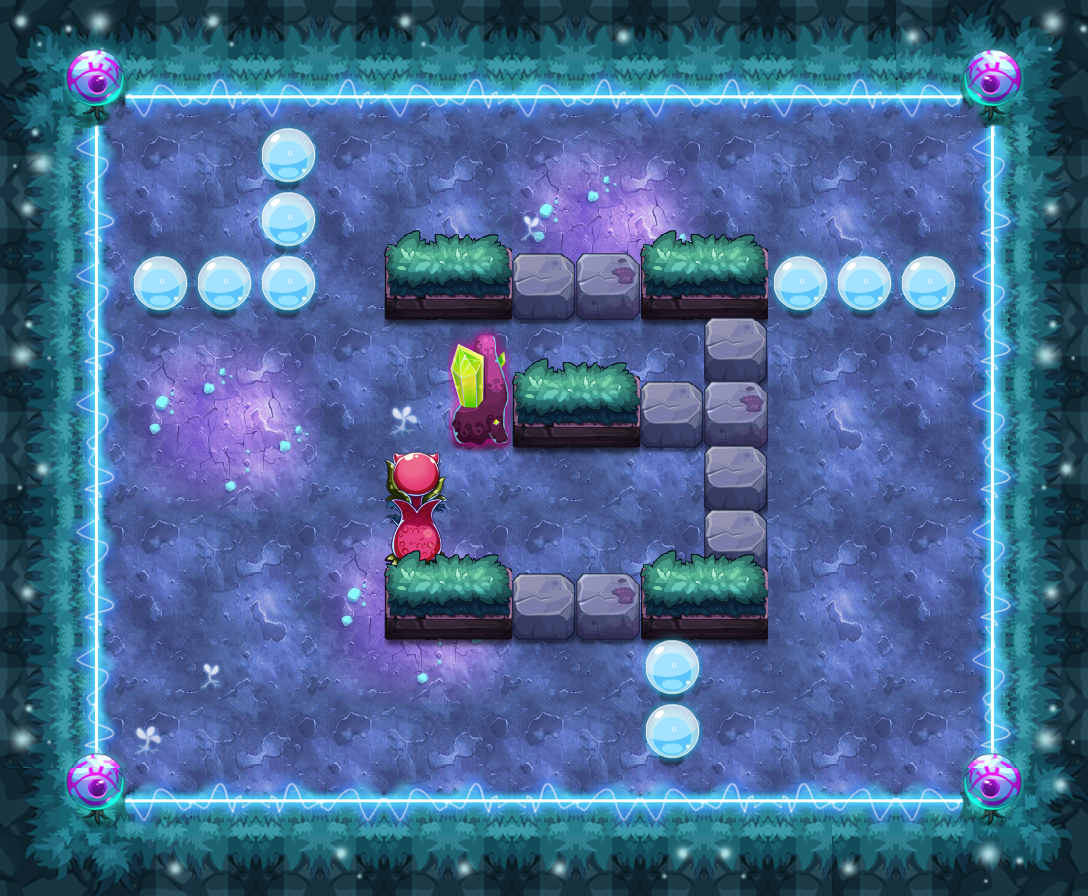

The image is a tile-based game level rendered from a .tmx file. Its description and source (layers, tilesets, objects; grid data summarised) follow:
An orthogonal 17x14 tile map with 64x64 px tiles, 17 tile layers (PASS, 块层 2, 块层 15, 块层 13, ...) and 14 objects (10x TRAP, 3x wljc3, PLAYER).

<map version="1.0" orientation="orthogonal" width="17" height="14" tilewidth="64" tileheight="64">
 <properties>
  <property name="DESTRY1" value="27" />
  <property name="DESTRY2" value="39" />
  <property name="DESTRY_COUNT" value="2" />
  <property name="EXP" value="1460" />
  <property name="FOG" value="true" />
  <property name="ITEM" value="D058" />
  <property name="LOSE_SCRIPT" value="" />
  <property name="MONEY" value="2190" />
  <property name="START_SCRIPT" value="" />
  <property name="WIN_SCRIPT" value="" />
 </properties>
 <tileset firstgid="1" name="ysmg" tilewidth="64" tileheight="64">
  <image source="ysmg-hd.png" width="960" height="1070" />
 </tileset>
 <layer name="PASS" width="17" height="14">
  <data>[238 cells, 141 non-empty, 10 distinct tile ids]</data>
 </layer>
 <layer name="块层 2" width="17" height="14">
  <data>[238 cells, 238 non-empty, 26 distinct tile ids]</data>
 </layer>
 <layer name="块层 15" width="17" height="14">
  <data>[238 cells, 35 non-empty, 6 distinct tile ids]</data>
 </layer>
 <layer name="块层 13" width="17" height="14">
  <data>[238 cells, 52 non-empty, 6 distinct tile ids]</data>
 </layer>
 <layer name="块层 3" width="17" height="14">
  <data>[238 cells, 24 non-empty, 6 distinct tile ids]</data>
 </layer>
 <layer name="块层 6" width="17" height="14">
  <data>[238 cells, 31 non-empty, 7 distinct tile ids]</data>
 </layer>
 <layer name="SHELTER 11" width="17" height="14">
  <data>[238 cells, 2 non-empty, 1 distinct tile ids]</data>
 </layer>
 <layer name="SHELTER 10" width="17" height="14">
  <data>[238 cells, 1 non-empty, 1 distinct tile ids]</data>
 </layer>
 <layer name="SHELTER 9" width="17" height="14">
  <data>[238 cells, 1 non-empty, 1 distinct tile ids]</data>
 </layer>
 <layer name="SHELTER 8" width="17" height="14">
  <data>[238 cells, 6 non-empty, 4 distinct tile ids]</data>
 </layer>
 <layer name="SHELTER 7" width="17" height="14">
  <data>[238 cells, 2 non-empty, 2 distinct tile ids]</data>
 </layer>
 <layer name="SHELTER 6" width="17" height="14">
  <data>[238 cells, 1 non-empty, 1 distinct tile ids]</data>
 </layer>
 <layer name="SHELTER 5" width="17" height="14">
  <data>[238 cells, 5 non-empty, 5 distinct tile ids]</data>
 </layer>
 <layer name="SHELTER 4" width="17" height="14">
  <data>[238 cells, 1 non-empty, 1 distinct tile ids]</data>
 </layer>
 <layer name="SHELTER 3" width="17" height="14">
  <data>[238 cells, 12 non-empty, 5 distinct tile ids]</data>
 </layer>
 <layer name="SHELTER 2" width="17" height="14">
  <data>[238 cells, 1 non-empty, 1 distinct tile ids]</data>
 </layer>
 <layer name="SHELTER 1" width="17" height="14">
  <data>[238 cells, 1 non-empty, 1 distinct tile ids]</data>
 </layer>
 <objectgroup name="对象层 1" width="34" height="28">
  <object name="PLAYER" type="PLAYER" x="640" y="512" width="64" height="64" />
  <object name="wljc3" x="256" y="640" width="64" height="64">
   <properties>
    <property name="buff_type" value="fire_shell" />
    <property name="lua_ai" value="monster_wljc_ai" />
    <property name="quality" value="wljc3.quality" />
   </properties>
  </object>
  <object name="mp1" type="TRAP" x="448" y="512" width="64" height="64">
   <properties>
    <property name="trap_ani" value="mp.actor" />
    <property name="trap_floor" value="true" />
    <property name="trap_id" value="0" />
    <property name="trap_script" value="trap_moveto(&quot;PLAYER&quot;, &quot;mp1&quot;,target(&quot;mp2&quot;):getX(),target(&quot;mp2&quot;):getY() );" />
    <property name="trap_sound_id" value="1" />
    <property name="trap_start_mode" value="0" />
    <property name="trap_state" value="open" />
   </properties>
  </object>
  <object name="mp2" type="TRAP" x="128" y="128" width="64" height="64">
   <properties>
    <property name="trap_ani" value="mp.actor" />
    <property name="trap_floor" value="true" />
    <property name="trap_id" value="0" />
    <property name="trap_script" value="trap_moveto(&quot;PLAYER&quot;, &quot;mp2&quot;,target(&quot;mp1&quot;):getX(),target(&quot;mp1&quot;):getY() );" />
    <property name="trap_sound_id" value="1" />
    <property name="trap_start_mode" value="0" />
    <property name="trap_state" value="open" />
   </properties>
  </object>
  <object name="zi_dan_left1" type="TRAP" x="512" y="192" width="64" height="64">
   <properties>
    <property name="trap_ani" value="fire_cat_left.actor" />
    <property name="trap_delay" value="2" />
    <property name="trap_id" value="0" />
    <property name="trap_script" value="trap(&quot;zi_dan_left1&quot;):setAtkPower(target(&quot;PLAYER&quot;):getHP()*0.1);trap(&quot;zi_dan_left1&quot;):turnLeft(); trap(&quot;zi_dan_left1&quot;):getAI():getActions():addObject( AIUseSkill:create(   SkillLua:create(&quot;skill_0001&quot;)  )  );" />
    <property name="trap_start_mode" value="2" />
    <property name="trap_state" value="open" />
   </properties>
  </object>
  <object name="zi_dan_up1" type="TRAP" x="128" y="448" width="64" height="64">
   <properties>
    <property name="trap_ani" value="fire_cat_up.actor" />
    <property name="trap_delay" value="2" />
    <property name="trap_id" value="0" />
    <property name="trap_script" value="trap(&quot;zi_dan_up1&quot;):setAtkPower(target(&quot;PLAYER&quot;):getHP()*0.1);trap(&quot;zi_dan_up1&quot;):turnUp(); trap(&quot;zi_dan_up1&quot;):getAI():getActions():addObject( AIUseSkill:create(   SkillLua:create(&quot;skill_0001&quot;)  )  );" />
    <property name="trap_start_mode" value="2" />
    <property name="trap_state" value="open" />
   </properties>
  </object>
  <object name="fire2" type="TRAP" x="384" y="320" width="64" height="192">
   <properties>
    <property name="trap_id" value="1" />
    <property name="trap_particle" value="trap_fire_up_3.plist" />
    <property name="trap_state" value="open" />
   </properties>
  </object>
  <object name="fire_control2" type="TRAP" x="320" y="128" width="64" height="64">
   <properties>
    <property name="trap_ani" value="switch.actor" />
    <property name="trap_floor" value="true" />
    <property name="trap_id" value="0" />
    <property name="trap_script" value=" trap(&quot;fire_control2&quot;):setOpened(false);  trap(&quot;fire_control1&quot;):setOpened(true); trap(&quot;fire_auto_control2&quot;):setOpened( true );trap(&quot;fire_auto_control1&quot;):setOpened( false ); trap(&quot;fire1&quot;):setOpened(true);  trap(&quot;fire1&quot;):setVisit(true); " />
    <property name="trap_sound_id" value="2" />
    <property name="trap_start_mode" value="0" />
    <property name="trap_state" value="close" />
   </properties>
  </object>
  <object name="light1" type="TRAP" x="320" y="640" width="64" height="64">
   <properties>
    <property name="trap_ani" value="candle.actor" />
    <property name="trap_id" value="0" />
    <property name="trap_script" value="target(&quot;light1&quot;):setVisitRange(200);trap(&quot;light1&quot;):setOpened(false);" />
    <property name="trap_state" value="open" />
   </properties>
  </object>
  <object name="light2" type="TRAP" x="768" y="192" width="64" height="64">
   <properties>
    <property name="trap_ani" value="candle.actor" />
    <property name="trap_id" value="0" />
    <property name="trap_script" value="target(&quot;light2&quot;):setVisitRange(200);trap(&quot;light2&quot;):setOpened(false);" />
    <property name="trap_state" value="open" />
   </properties>
  </object>
  <object name="wljc3" x="768" y="640" width="64" height="64">
   <properties>
    <property name="buff_type" value="fire_shell" />
    <property name="lua_ai" value="monster_wljc_ai" />
    <property name="quality" value="wljc3.quality" />
   </properties>
  </object>
  </objectgroup>
</map>
<!-- 3 of 14 objects omitted -->
